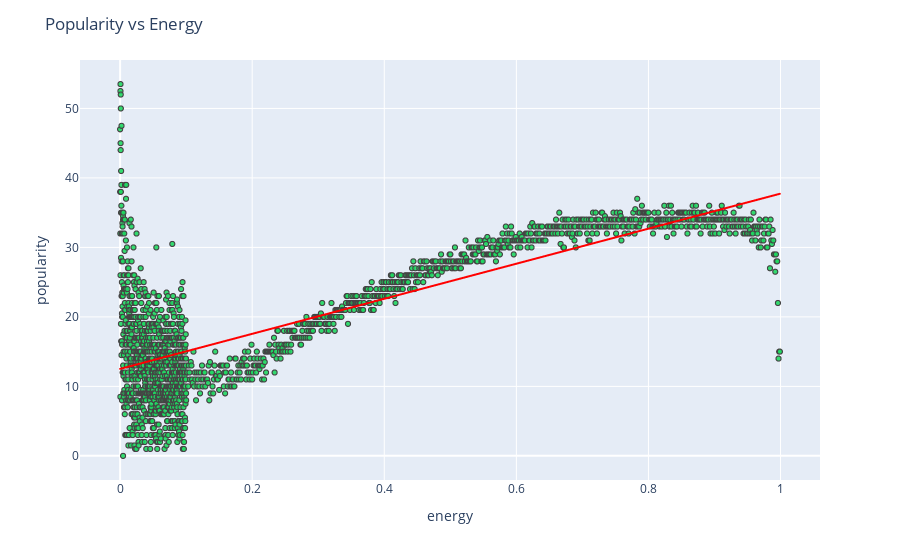

Notebook cell for this chart:
### Markdown cell above
The graph here follows low negative correlation. We can see that in terms of acousticness, 0.05 is the sweet spot for popularity. It might be a slight indication that users are looking for more uplifting songs on Spotify, since increase in acousticness follows decrease in popularity. How about energy?

### Code cell
#Popularity vs Energy
corr_df = plot_corr("energy","popularity","Popularity vs Energy")

### Figure 1 — Plotly figure (JSON) as saved in the notebook; plotly's stock layout.template omitted (floating-point values rounded to 4 significant figures; data arrays with more than 128 entries replaced by an {"elided": "..."} marker saying what was removed)
{"data": [{"hovertemplate": "energy=%{x}<br>popularity=%{y}<extra></extra>", "legendgroup": "", "marker": {"color": "rgba(30, 215, 96, 0.9)", "line": {"width": 1}, "size": 5, "symbol": "circle"}, "mode": "markers", "name": "", "showlegend": false, "type": "scattergl", "x": {"elided": "9999 float values"}, "xaxis": "x", "y": {"elided": "9999 float values"}, "yaxis": "y"}, {"hovertemplate": "<b>OLS trendline</b><br>popularity = 25.228 * energy + 12.5176<br>R<sup>2</sup>=0.612827<br><br>energy=%{x}<br>popularity=%{y} <b>(trend)</b><extra></extra>", "legendgroup": "", "line": {"color": "red"}, "marker": {"color": "#636efa", "symbol": "circle"}, "mode": "lines", "name": "", "showlegend": false, "type": "scattergl", "x": {"elided": "1899 float values"}, "xaxis": "x", "y": {"elided": "1899 float values"}, "yaxis": "y"}], "layout": {"legend": {"tracegroupgap": 0}, "margin": {"t": 60}, "title": {"text": "Popularity vs Energy"}, "xaxis": {"anchor": "y", "domain": [0, 1], "title": {"text": "energy"}}, "yaxis": {"anchor": "x", "domain": [0, 1], "title": {"text": "popularity"}}}}
